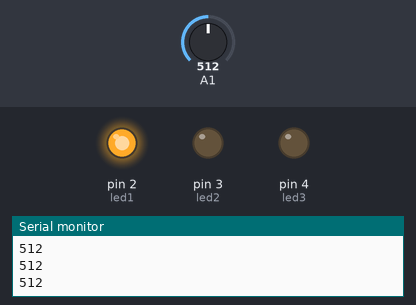
The sketch below on a simulated Arduino Uno, built with avr-gcc and run on an emulated ATmega328P. On the bench: output pins drawn as LEDs (lit = HIGH), the last lines printed to the serial monitor. The test bench sets the inputs (shaded band); at power-on: A1 = 512.

Above: at 1.2 s.
1.3 s: A1 set to 110
2.8 s: A1 set to 92
At 4.0 s:
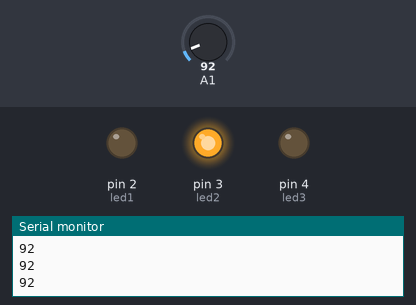
4.3 s: A1 set to 122
At 5.2 s:
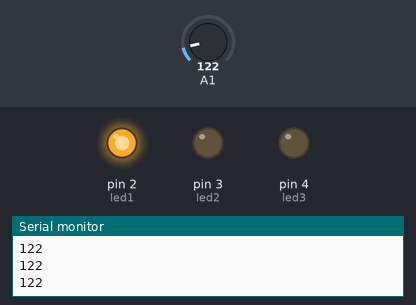
5.8 s: A1 set to 90
At 6.4 s:
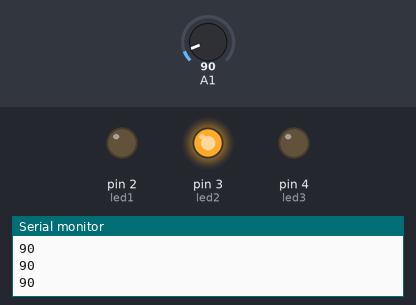
Timing chart, 0 to 8.3 s (numbered marks = the images above; inputs shaded):
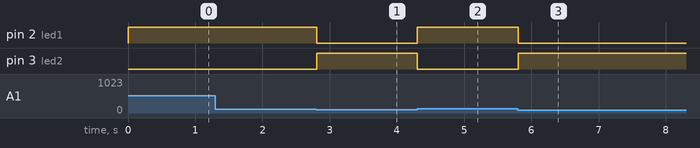

Measured:
- the behaviour switches between 100 and 99 on A1 (found by bisection; images 0 and 1)
- after the input at 2.8 s, pin 2 (led1): HIGH → LOW at once; pin 3 (led2): LOW → HIGH at once
- after the input at 4.3 s, pin 2 (led1): LOW → HIGH at once; pin 3 (led2): HIGH → LOW at once
- after the input at 5.8 s, pin 2 (led1): HIGH → LOW at once; pin 3 (led2): LOW → HIGH at once

The sketch:

fotoresistencia.ino
```cpp
int led1 = 2;
int led2 = 3;
int led3 = 4;
int lecturadelsensor;

void setup() {
  Serial.begin(9600);
  pinMode(led1, OUTPUT);
  pinMode(led2, OUTPUT);
  pinMode(led3, OUTPUT);

}

void loop() {
  lecturadelsensor = analogRead(A1);
  Serial.println(lecturadelsensor);
  if (lecturadelsensor >= 100){
    digitalWrite(led1, HIGH);
    digitalWrite(led2, LOW);
    digitalWrite(led3, LOW);
  }else if((lecturadelsensor >= 50)||(lecturadelsensor <100)){
    digitalWrite(led1, LOW);
    digitalWrite(led2, HIGH);
    digitalWrite(led3, LOW);
  }else if ((lecturadelsensor >= 0)||(lecturadelsensor <50)){
    digitalWrite(led1, LOW);
    digitalWrite(led2, LOW);
    digitalWrite(led3, HIGH);
  }else{
    digitalWrite(led1, LOW);
    digitalWrite(led2, LOW);
    digitalWrite(led3, LOW);
  }
}
```
